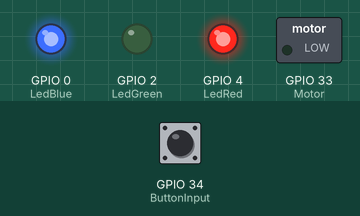
Bench run of a sketch on a simulated ESP32. Parts: switched loads named in the sketch (green lamp = pin HIGH), output pins drawn as LEDs (lit = HIGH). Inputs (shaded band) come from the test bench; at power-on: GPIO 34 (ButtonInput) LOW.

Above: at 1.2 s.
1.3 s: GPIO 34 (ButtonInput) pulled HIGH for 0.15 s
At 2.7 s:
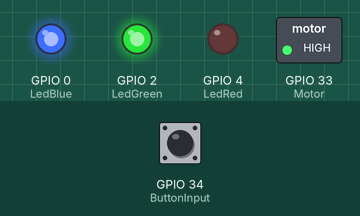
4.4 s: GPIO 34 (ButtonInput) pulled HIGH for 1 s
At 8.1 s:
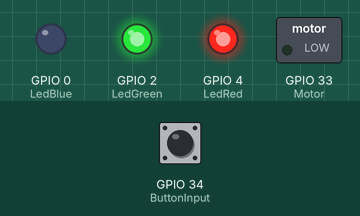
8.4 s: GPIO 34 (ButtonInput) pulled HIGH for 3.2 s
At 10.0 s:
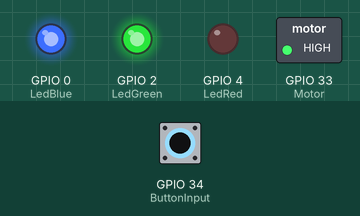
Timing chart, 0 to 14.8 s (numbered marks = the images above; inputs shaded):
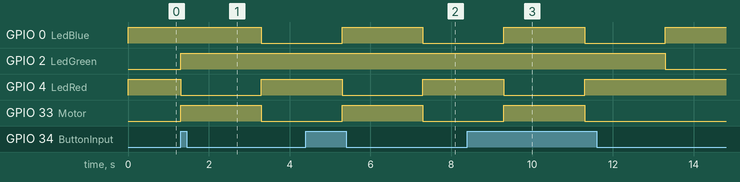

The sketch:

ECE2799_Motor_LED_TestCode.ino
```cpp
#define LedRed 4
#define LedBlue 0
#define LedGreen 2
#define Motor 33
#define ButtonInput 34
#define Button 6

int ButtonState = 0;

void setup() {
  // put your setup code here, to run once:
pinMode(Motor,OUTPUT);
pinMode(LedRed, OUTPUT);
pinMode(LedBlue, OUTPUT);
pinMode(LedGreen, OUTPUT);
pinMode(ButtonInput,INPUT);
}

void loop() {
  // put your main code here, to run repeatedly: Ayo new comment
  ButtonState = digitalRead(ButtonInput);
  if (ButtonState == HIGH) {
    digitalWrite(Motor,HIGH);
    digitalWrite(LedRed, LOW);
    digitalWrite(LedBlue,HIGH);
    digitalWrite(LedGreen,HIGH);
    delay(2000);
    digitalWrite(Motor,LOW);
    digitalWrite(LedRed, HIGH);
    digitalWrite(LedBlue,LOW);
    digitalWrite(LedGreen,HIGH);
    delay(2000);
  }
  else {
    digitalWrite(Motor,LOW);
    digitalWrite(LedRed, HIGH);
    digitalWrite(LedBlue,HIGH);
    digitalWrite(LedGreen,LOW);
  }

}
```

Measured:
- after the input at 1.3 s, GPIO 0 (LedBlue): HIGH → LOW after 2.0 s; GPIO 2 (LedGreen): LOW → HIGH at once; GPIO 4 (LedRed): HIGH → LOW at once, → HIGH 2.0 s later; GPIO 33 (Motor): LOW → HIGH at once, → LOW 2.0 s later
- after the input at 4.4 s, GPIO 2 (LedGreen): stays HIGH (without the input it goes to LOW after 0.90 s); GPIO 4 (LedRed): HIGH → LOW after 0.90 s, → HIGH 2.0 s later; GPIO 33 (Motor): LOW → HIGH after 0.90 s, → LOW 2.0 s later
- after the input at 8.4 s, GPIO 2 (LedGreen): HIGH → LOW after 4.9 s instead of 0.90 s; GPIO 4 (LedRed): HIGH → LOW after 0.90 s, → HIGH 2.0 s later; GPIO 33 (Motor): LOW → HIGH after 0.90 s, → LOW 2.0 s later
